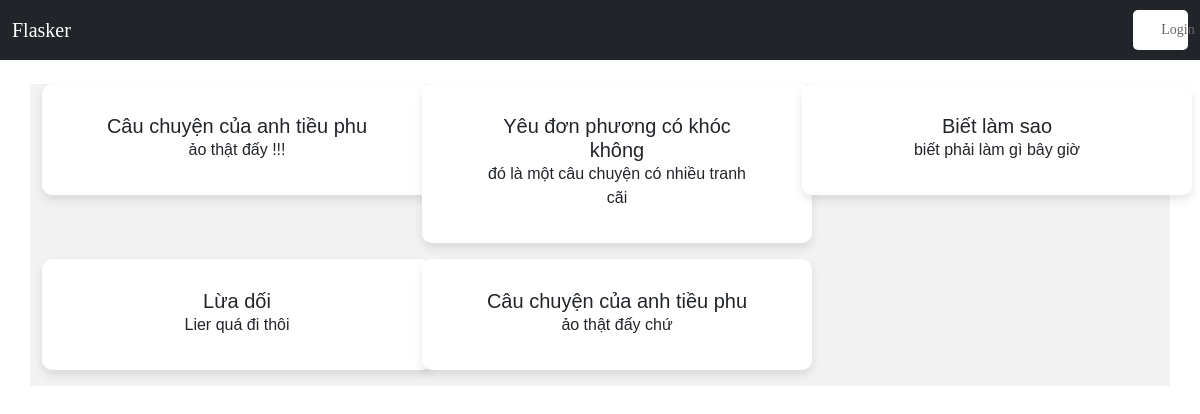
Before: / with the older database file.
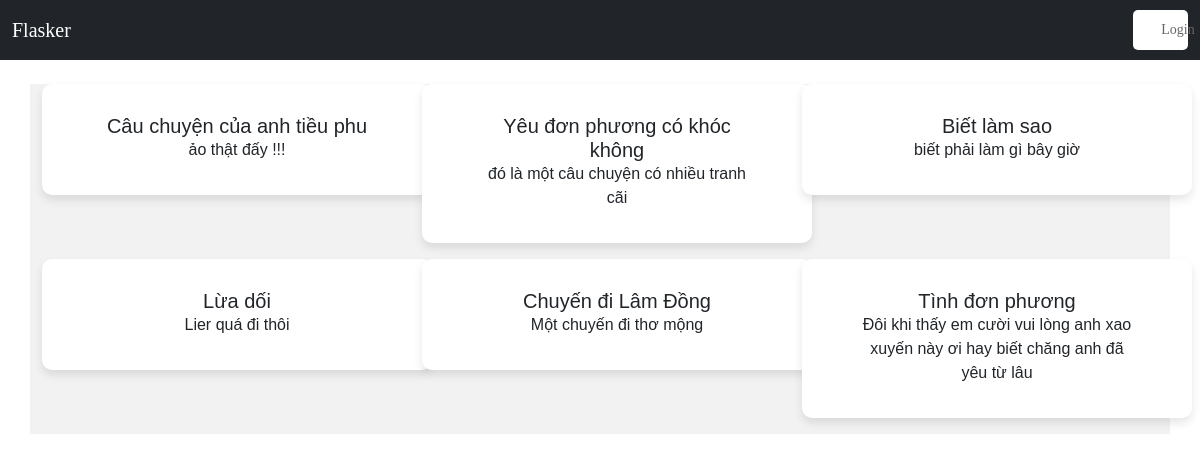
After: the same page with the newer database file.
### app.py (models this page shows, shortened)
class Post(UserMixin,db.Model):
    id = db.Column(db.Integer, primary_key=True)
    user_id = db.Column(db.Integer, ForeignKey('user.id'))
    blog_name = db.Column(db.String(255), nullable=False, )
    content = db.Column(db.String(100), nullable=False, unique = True)
    date_create = db.Column(db.Date(), default=datetime.utcnow)

### app.py (the view)
@app.route('/')
def index():
    posts = Post.query.all()
    return render_template("index.html", posts=posts)

### templates/index.html
{% extends "base.html" %}
{% block content %}
<div class="row row-cols-3">
    {% for post in posts%}
        <div class="col-6 col-md-4">
            <div class="wrap-post100">
                <h5>{{post.blog_name}}</h5>
                <span>{{post.content}}</span>
            </div>
        </div>
    {% endfor %}
</div>
{% endblock content%}

### templates/base.html (shortened to what this page needs)
<!DOCTYPE html>
<html lang="en">
<head>
    <link href="https://cdn.jsdelivr.net/npm/bootstrap@5.0.2/dist/css/bootstrap.min.css" rel="stylesheet"
 />
    <link rel="stylesheet" href="{{ url_for('static', filename='css/style.css') }}">
</head>
<body>
    {% include 'navbar.html' %}
    <br/>
    <div class="container text-center">
        {% block content %}
        {% endblock %}
    </div>
</body>
</html>

### templates/navbar.html (shortened to what this page needs)
<nav class="navbar navbar-expand-lg bg-body-tertiary">
    <div class="container-fluid">
      <a class="navbar-brand" href="/">Flasker</a>
      <div class="collapse navbar-collapse" id="navbarSupportedContent">
        <button class="btn-s btn-outline-success">
            {% if current_user.is_authenticated %}
            <a href="{{ url_for('logout') }}">Logout</a>
            {% else %}
            <a href="{{ url_for('login') }}">Login</a>
            {% endif %}
        </button>
      </div>
    </div>
  </nav>

### static/css/style.css (style rules this page uses)
.container.text-center { background: #f2f2f2; }
.navbar.navbar-expand-lg.bg-body-tertiary { background-color: #212529; }
.nav-link, .navbar-brand { color: #fff; }
.btn-s { position: relative; background-color: #fff; width: 5%; height: 40px; border-radius: 5px; }
.btn-s a { position: absolute; top: 0px; left: 0px; width: 90px; height: 40px; padding-top: 8px; text-decoration: none; }
* { margin: 0; padding: 0; box-sizing: border-box }
body,html { height: 100%; font-family: Poppins-Regular,sans-serif }
a { font-family: Poppins-Regular; font-size: 14px; line-height: 1.7; color: #666; margin: 0; transition: all .4s; -webkit-transition: all .4s; -o-transition: all .4s; -moz-transition: all .4s }
h1,h2,h3,h4,h5,h6 { margin: 0 }
button { outline: none!important; border: none; background: 0 0 }
.col-6 { margin-bottom: 1em; }
.wrap-post100 { width: 390px; height: auto; background: #fff; border-radius: 10px; overflow: hidden; padding: 30px 55px 33px; box-shadow: 0 5px 10px 0 rgba(0,0,0,.1); -moz-box-shadow: 0 5px 10px 0 rgba(0,0,0,.1); -webkit-box-shadow: 0 5px 10px 0 rgba(0,0,0,.1); -o-box-shadow: 0 5px 10px 0 rgba(0,0,0,.1); -ms-box-shadow: 0 5px 10px 0 rgba(0,0,0,.1) }

Changed rows visible on the page:
removed Post: blog_name "Câu chuyện của anh tiều phu", content "ảo thật đấy chứ"
added Post: blog_name "Chuyến đi Lâm Đồng", content "Một chuyến đi thơ mộng"
added Post: blog_name "Tình đơn phương", content "Đôi khi thấy em cười vui lòng anh xao xuyến này ơi hay biết chăng anh đã yêu từ lâu"
